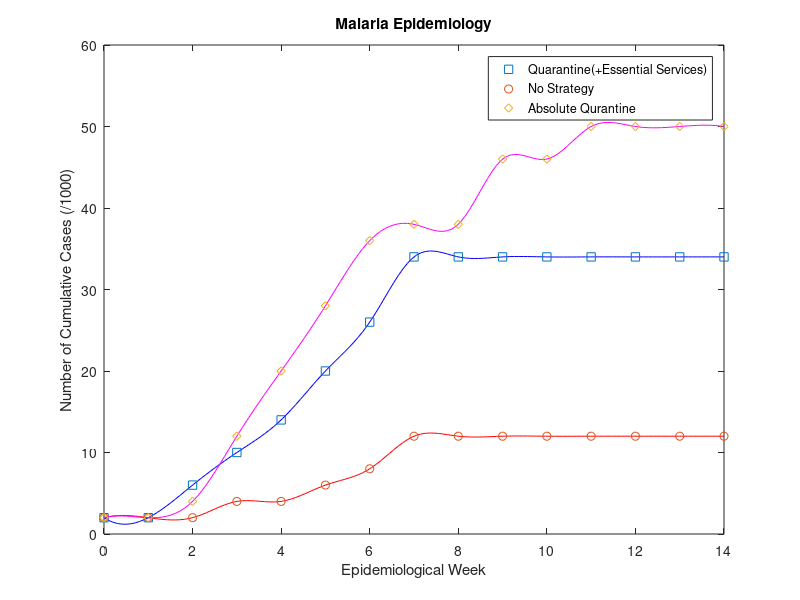

Write the MATLAB code that produced this figure.
weeks = 0:14;

%cases /1000
no_strategy =    [2 2 2 4 4 6 8 12 12 12 12 12 12 12 12];
abs_quarantine = [2 2 4 12 20 28 36 38 38 46 46 50 50 50 50];
ess_quarantine = [2 2 6 10 14 20 26 34 34 34 34 34 34 34 34];

samplingRateIncrease = 10;
newXSamplePoints = linspace(0, length(weeks)-1, (length(weeks)-1) * samplingRateIncrease);
smoothed_no_strategy = spline(weeks, no_strategy, newXSamplePoints);
smoothed_ess_quarantine = spline(weeks, ess_quarantine, newXSamplePoints);
smoothed_abs_quarantine = spline(weeks, abs_quarantine, newXSamplePoints);

plot(newXSamplePoints,smoothed_ess_quarantine, 'b','HandleVisibility','off');
title('Malaria Epidemiology')
xlabel('Epidemiological Week')
ylabel('Number of Cumulative Cases (/1000)')

hold on
scatter(weeks, ess_quarantine, 'sb', 'DisplayName','Quarantine(+Essential Services)');

plot(newXSamplePoints, smoothed_no_strategy, 'r','HandleVisibility','off');
scatter(weeks, no_strategy, 'or', 'DisplayName', 'No Strategy');

plot(newXSamplePoints, smoothed_abs_quarantine, 'm','HandleVisibility','off');
scatter(weeks, abs_quarantine, 'dm', 'DisplayName', 'Absolute Qurantine');

hold off
legend